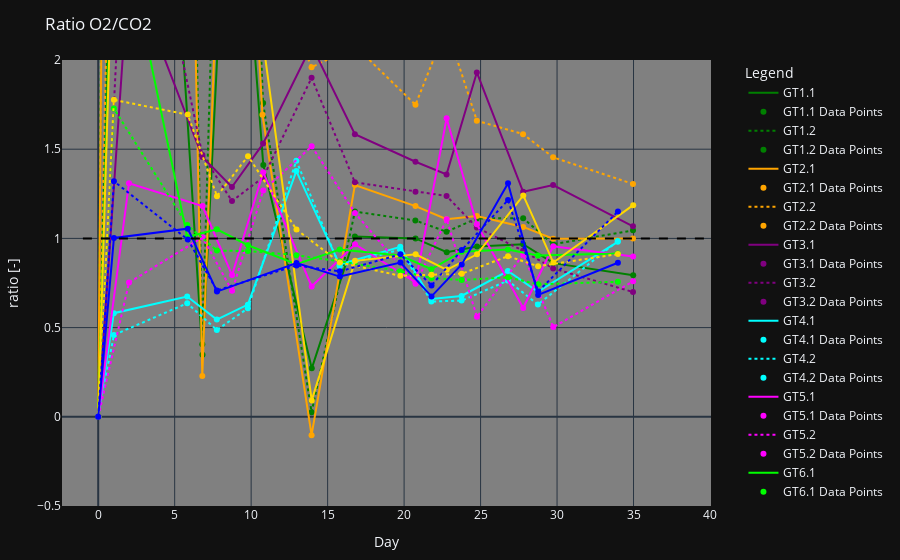

Notebook code for this chart:
### Code cell
import plotly.graph_objects as go

colors = ['green', 'green', 'orange', 'orange', 'purple', 'purple', 'cyan', 'cyan',
          'magenta', 'magenta', 'lime', 'lime', 'gold', 'gold', 'blue', 'blue']
line_styles = ["solid", "dot", "solid", "dot", "solid", "dot", "solid", "dot",
               "solid", "dot", "solid", "dot", "solid", "dot", "solid", "dot"]


fig = go.Figure()

for color, sheet_name, line_style in zip(colors, sheet_names_samples, line_styles):
    df = dict_data_frames[sheet_name]

    # Drop the rows where 'CumulativeColumn' is NaN
    df_dropped = df.dropna(subset=['Ratio O2/CO2'])

    # Plot the line
    fig.add_trace(
        go.Scatter(
            x=df_dropped['Day'],
            y=df_dropped['Ratio O2/CO2'],
            mode='lines',
            name=f'{sheet_name}',
            line=dict(color=color, dash=line_style)
        )
    )

    # Plot the data points
    fig.add_trace(
        go.Scatter(
            x=df_dropped['Day'],
            y=df_dropped['Ratio O2/CO2'],
            mode='markers',
            name=f'{sheet_name} Data Points',
            marker=dict(color=color)
        )
    )

# Add a trace for y=1 line
fig.add_shape(
    type='line',
    x0=-1,  # Start the line at the minimum x-value
    y0=1,
    x1=40,  # Extend the line to the maximum x-value
    y1=1,
    line=dict(color='black', dash='dash')  # Customize the line color and style
)


fig.update_layout(
    title='Ratio O2/CO2',
    xaxis=dict(title='Day'),
    yaxis=dict(title='ratio [-]'),
    legend=dict(x=1.05, y=1, title='Legend'),
    margin=dict(l=20, r=20, t=60, b=20),  # Adjust the margins
    showlegend=True,
    plot_bgcolor='grey'  # Set the plot background color to white
)




fig.update_yaxes(range=[-0.5, 2])  # Set y-axis limits

fig.show()

### Figure 1 — Plotly figure (JSON) as saved in the notebook; plotly's stock layout.template omitted (floating-point values rounded to 4 significant figures)
{"data": [{"line": {"color": "green", "dash": "solid"}, "mode": "lines", "name": "GT1.1", "x": [0.0, 2.0, 6.818, 8.757, 10.79, 13.96, 16.78, 20.75, 22.79, 24.77, 27.78, 29.76, 34.98], "y": [0.0, 6.808, 0.3484, 3.71, 1.411, 0.2714, 1.011, 0.9999, 0.9222, 0.9543, 0.9676, 0.8614, 0.7935], "type": "scatter"}, {"marker": {"color": "green"}, "mode": "markers", "name": "GT1.1 Data Points", "x": [0.0, 2.0, 6.818, 8.757, 10.79, 13.96, 16.78, 20.75, 22.79, 24.77, 27.78, 29.76, 34.98], "y": [0.0, 6.808, 0.3484, 3.71, 1.411, 0.2714, 1.011, 0.9999, 0.9222, 0.9543, 0.9676, 0.8614, 0.7935], "type": "scatter"}, {"line": {"color": "green", "dash": "dot"}, "mode": "lines", "name": "GT1.2", "x": [0.0, 1.99, 6.806, 8.745, 10.78, 13.95, 16.78, 20.74, 22.77, 24.76, 27.78, 29.74, 34.97], "y": [0.0, 22.9, 0.407, 6.11, 1.758, 0.02603, 1.15, 1.101, 1.037, 1.112, 1.113, 0.9673, 1.045], "type": "scatter"}, {"marker": {"color": "green"}, "mode": "markers", "name": "GT1.2 Data Points", "x": [0.0, 1.99, 6.806, 8.745, 10.78, 13.95, 16.78, 20.74, 22.77, 24.76, 27.78, 29.74, 34.97], "y": [0.0, 22.9, 0.407, 6.11, 1.758, 0.02603, 1.15, 1.101, 1.037, 1.112, 1.113, 0.9673, 1.045], "type": "scatter"}, {"line": {"color": "orange", "dash": "solid"}, "mode": "lines", "name": "GT2.1", "x": [0.0, 1.991, 6.806, 8.744, 10.74, 13.95, 16.78, 20.74, 22.77, 24.75, 27.78, 29.74, 34.97], "y": [0.0, 20.38, 0.2286, 4.731, 1.693, -0.103, 1.299, 1.181, 1.107, 1.126, 1.064, 0.9978, 0.9994], "type": "scatter"}, {"marker": {"color": "orange"}, "mode": "markers", "name": "GT2.1 Data Points", "x": [0.0, 1.991, 6.806, 8.744, 10.74, 13.95, 16.78, 20.74, 22.77, 24.75, 27.78, 29.74, 34.97], "y": [0.0, 20.38, 0.2286, 4.731, 1.693, -0.103, 1.299, 1.181, 1.107, 1.126, 1.064, 0.9978, 0.9994], "type": "scatter"}, {"line": {"color": "orange", "dash": "dot"}, "mode": "lines", "name": "GT2.2", "x": [0.0, 1.992, 6.812, 8.744, 10.78, 13.95, 16.78, 20.74, 22.77, 24.75, 27.78, 29.74, 34.96], "y": [0.0, 7.859, 2.384, 5.447, 2.661, 1.959, 2.08, 1.749, 2.185, 1.66, 1.584, 1.454, 1.305], "type": "scatter"}, {"marker": {"color": "orange"}, "mode": "markers", "name": "GT2.2 Data Points", "x": [0.0, 1.992, 6.812, 8.744, 10.78, 13.95, 16.78, 20.74, 22.77, 24.75, 27.78, 29.74, 34.96], "y": [0.0, 7.859, 2.384, 5.447, 2.661, 1.959, 2.08, 1.749, 2.185, 1.66, 1.584, 1.454, 1.305], "type": "scatter"}, {"line": {"color": "purple", "dash": "solid"}, "mode": "lines", "name": "GT3.1", "x": [0.0, 2.012, 6.812, 8.745, 10.78, 13.95, 16.78, 20.74, 22.78, 24.75, 27.78, 29.74, 34.97], "y": [0.0, 2.526, 1.456, 1.288, 1.531, 2.082, 1.584, 1.43, 1.359, 1.93, 1.262, 1.299, 1.068], "type": "scatter"}, {"marker": {"color": "purple"}, "mode": "markers", "name": "GT3.1 Data Points", "x": [0.0, 2.012, 6.812, 8.745, 10.78, 13.95, 16.78, 20.74, 22.78, 24.75, 27.78, 29.74, 34.97], "y": [0.0, 2.526, 1.456, 1.288, 1.531, 2.082, 1.584, 1.43, 1.359, 1.93, 1.262, 1.299, 1.068], "type": "scatter"}, {"line": {"color": "purple", "dash": "dot"}, "mode": "lines", "name": "GT3.2", "x": [0.0, 2.013, 6.813, 8.747, 10.78, 13.95, 16.78, 20.74, 22.78, 24.76, 27.78, 29.75, 34.97], "y": [0.0, 3.434, 1.468, 1.209, 1.342, 1.9, 1.314, 1.261, 1.238, 1.061, 0.9306, 0.8315, 0.6994], "type": "scatter"}, {"marker": {"color": "purple"}, "mode": "markers", "name": "GT3.2 Data Points", "x": [0.0, 2.013, 6.813, 8.747, 10.78, 13.95, 16.78, 20.74, 22.78, 24.76, 27.78, 29.75, 34.97], "y": [0.0, 3.434, 1.468, 1.209, 1.342, 1.9, 1.314, 1.261, 1.238, 1.061, 0.9306, 0.8315, 0.6994], "type": "scatter"}, {"line": {"color": "cyan", "dash": "solid"}, "mode": "lines", "name": "GT4.1", "x": [0.0, 1.022, 5.819, 7.753, 9.785, 12.95, 15.78, 19.75, 21.78, 23.76, 26.78, 28.75, 33.97], "y": [0.0, 0.581, 0.6745, 0.5448, 0.6287, 1.377, 0.8534, 0.9527, 0.6608, 0.6776, 0.8172, 0.7009, 0.9811], "type": "scatter"}, {"marker": {"color": "cyan"}, "mode": "markers", "name": "GT4.1 Data Points", "x": [0.0, 1.022, 5.819, 7.753, 9.785, 12.95, 15.78, 19.75, 21.78, 23.76, 26.78, 28.75, 33.97], "y": [0.0, 0.581, 0.6745, 0.5448, 0.6287, 1.377, 0.8534, 0.9527, 0.6608, 0.6776, 0.8172, 0.7009, 0.9811], "type": "scatter"}, {"line": {"color": "cyan", "dash": "dot"}, "mode": "lines", "name": "GT4.2", "x": [0.0, 1.024, 5.82, 7.754, 9.785, 12.95, 15.79, 19.75, 21.78, 23.76, 26.79, 28.75, 33.97], "y": [0.0, 0.4585, 0.6365, 0.4861, 0.6083, 1.436, 0.8437, 0.9381, 0.646, 0.6513, 0.7633, 0.6294, 0.985], "type": "scatter"}, {"marker": {"color": "cyan"}, "mode": "markers", "name": "GT4.2 Data Points", "x": [0.0, 1.024, 5.82, 7.754, 9.785, 12.95, 15.79, 19.75, 21.78, 23.76, 26.79, 28.75, 33.97], "y": [0.0, 0.4585, 0.6365, 0.4861, 0.6083, 1.436, 0.8437, 0.9381, 0.646, 0.6513, 0.7633, 0.6294, 0.985], "type": "scatter"}, {"line": {"color": "magenta", "dash": "solid"}, "mode": "lines", "name": "GT5.1", "x": [0.0, 2.013, 6.82, 8.754, 10.79, 13.96, 16.79, 20.75, 22.78, 24.76, 27.79, 29.75, 34.97], "y": [0.0, 1.309, 1.182, 0.7947, 1.371, 0.7309, 0.9675, 0.7535, 1.673, 1.079, 0.6102, 0.9557, 0.8979], "type": "scatter"}, {"marker": {"color": "magenta"}, "mode": "markers", "name": "GT5.1 Data Points", "x": [0.0, 2.013, 6.82, 8.754, 10.79, 13.96, 16.79, 20.75, 22.78, 24.76, 27.79, 29.75, 34.97], "y": [0.0, 1.309, 1.182, 0.7947, 1.371, 0.7309, 0.9675, 0.7535, 1.673, 1.079, 0.6102, 0.9557, 0.8979], "type": "scatter"}, {"line": {"color": "magenta", "dash": "dot"}, "mode": "lines", "name": "GT5.2", "x": [0.0, 2.015, 6.822, 8.756, 10.79, 13.96, 16.79, 20.75, 22.78, 24.76, 27.79, 29.75, 34.97], "y": [0.0, 0.7524, 1.006, 0.706, 1.269, 1.516, 1.143, 0.7456, 1.107, 0.5602, 0.9097, 0.5027, 0.7596], "type": "scatter"}, {"marker": {"color": "magenta"}, "mode": "markers", "name": "GT5.2 Data Points", "x": [0.0, 2.015, 6.822, 8.756, 10.79, 13.96, 16.79, 20.75, 22.78, 24.76, 27.79, 29.75, 34.97], "y": [0.0, 0.7524, 1.006, 0.706, 1.269, 1.516, 1.143, 0.7456, 1.107, 0.5602, 0.9097, 0.5027, 0.7596], "type": "scatter"}, {"line": {"color": "lime", "dash": "solid"}, "mode": "lines", "name": "GT6.1", "x": [0.0, 1.023, 5.824, 7.76, 9.791, 12.96, 15.79, 19.75, 21.78, 23.76, 26.79, 28.75, 33.97], "y": [0.0, 2.98, 1.008, 1.051, 0.9618, 0.855, 0.9372, 0.9037, 0.8272, 0.9255, 0.9375, 0.9042, 0.916], "type": "scatter"}, {"marker": {"color": "lime"}, "mode": "markers", "name": "GT6.1 Data Points", "x": [0.0, 1.023, 5.824, 7.76, 9.791, 12.96, 15.79, 19.75, 21.78, 23.76, 26.79, 28.75, 33.97], "y": [0.0, 2.98, 1.008, 1.051, 0.9618, 0.855, 0.9372, 0.9037, 0.8272, 0.9255, 0.9375, 0.9042, 0.916], "type": "scatter"}, {"line": {"color": "lime", "dash": "dot"}, "mode": "lines", "name": "GT6.2", "x": [0.0, 1.026, 5.825, 7.762, 9.794, 12.96, 15.79, 19.75, 21.79, 23.77, 26.79, 28.76, 33.98], "y": [0.0, 1.728, 1.074, 0.932, 0.9288, 0.906, 0.8712, 0.8166, 0.7782, 0.7668, 0.7817, 0.7428, 0.7567], "type": "scatter"}, {"marker": {"color": "lime"}, "mode": "markers", "name": "GT6.2 Data Points", "x": [0.0, 1.026, 5.825, 7.762, 9.794, 12.96, 15.79, 19.75, 21.79, 23.77, 26.79, 28.76, 33.98], "y": [0.0, 1.728, 1.074, 0.932, 0.9288, 0.906, 0.8712, 0.8166, 0.7782, 0.7668, 0.7817, 0.7428, 0.7567], "type": "scatter"}, {"line": {"color": "gold", "dash": "solid"}, "mode": "lines", "name": "GT7.1", "x": [0.0, 2.015, 6.854, 8.763, 10.8, 13.96, 16.79, 20.76, 22.79, 24.77, 27.79, 29.76, 34.98], "y": [0.0, 5.648, 2.11, 2.615, 2.092, 0.09194, 0.8743, 0.9111, 0.8241, 0.911, 1.241, 0.8646, 1.186], "type": "scatter"}, {"marker": {"color": "gold"}, "mode": "markers", "name": "GT7.1 Data Points", "x": [0.0, 2.015, 6.854, 8.763, 10.8, 13.96, 16.79, 20.76, 22.79, 24.77, 27.79, 29.76, 34.98], "y": [0.0, 5.648, 2.11, 2.615, 2.092, 0.09194, 0.8743, 0.9111, 0.8241, 0.911, 1.241, 0.8646, 1.186], "type": "scatter"}, {"line": {"color": "gold", "dash": "dot"}, "mode": "lines", "name": "GT7.2", "x": [0.0, 1.026, 5.854, 7.764, 9.795, 12.96, 15.8, 19.76, 21.79, 23.77, 26.79, 28.76, 33.98], "y": [0.0, 1.777, 1.694, 1.237, 1.461, 1.05, 0.8651, 0.7903, 0.7962, 0.802, 0.9002, 0.8439, 0.9121], "type": "scatter"}, {"marker": {"color": "gold"}, "mode": "markers", "name": "GT7.2 Data Points", "x": [0.0, 1.026, 5.854, 7.764, 9.795, 12.96, 15.8, 19.76, 21.79, 23.77, 26.79, 28.76, 33.98], "y": [0.0, 1.777, 1.694, 1.237, 1.461, 1.05, 0.8651, 0.7903, 0.7962, 0.802, 0.9002, 0.8439, 0.9121], "type": "scatter"}, {"line": {"color": "blue", "dash": "solid"}, "mode": "lines", "name": "GT8.1", "x": [0.0, 1.028, 5.856, 7.765, 12.97, 15.8, 19.76, 21.79, 23.77, 26.8, 28.76, 33.98], "y": [0.0, 1.003, 1.055, 0.702, 0.8617, 0.786, 0.8643, 0.675, 0.8541, 1.309, 0.6834, 0.8637], "type": "scatter"}, {"marker": {"color": "blue"}, "mode": "markers", "name": "GT8.1 Data Points", "x": [0.0, 1.028, 5.856, 7.765, 12.97, 15.8, 19.76, 21.79, 23.77, 26.8, 28.76, 33.98], "y": [0.0, 1.003, 1.055, 0.702, 0.8617, 0.786, 0.8643, 0.675, 0.8541, 1.309, 0.6834, 0.8637], "type": "scatter"}, {"line": {"color": "blue", "dash": "dot"}, "mode": "lines", "name": "GT8.2", "x": [0.0, 1.028, 5.856, 7.765, 12.97, 15.8, 19.76, 21.79, 23.77, 26.8, 28.77, 33.98], "y": [0.0, 1.32, 0.994, 0.7085, 0.8486, 0.8153, 0.9106, 0.7361, 0.9345, 1.215, 0.7027, 1.151], "type": "scatter"}, {"marker": {"color": "blue"}, "mode": "markers", "name": "GT8.2 Data Points", "x": [0.0, 1.028, 5.856, 7.765, 12.97, 15.8, 19.76, 21.79, 23.77, 26.8, 28.77, 33.98], "y": [0.0, 1.32, 0.994, 0.7085, 0.8486, 0.8153, 0.9106, 0.7361, 0.9345, 1.215, 0.7027, 1.151], "type": "scatter"}], "layout": {"shapes": [{"line": {"color": "black", "dash": "dash"}, "type": "line", "x0": -1, "x1": 40, "y0": 1, "y1": 1}], "legend": {"x": 1.05, "y": 1, "title": {"text": "Legend"}}, "margin": {"l": 20, "r": 20, "t": 60, "b": 20}, "title": {"text": "Ratio O2/CO2"}, "xaxis": {"title": {"text": "Day"}}, "yaxis": {"title": {"text": "ratio [-]"}, "range": [-0.5, 2]}, "showlegend": true, "plot_bgcolor": "grey"}}
